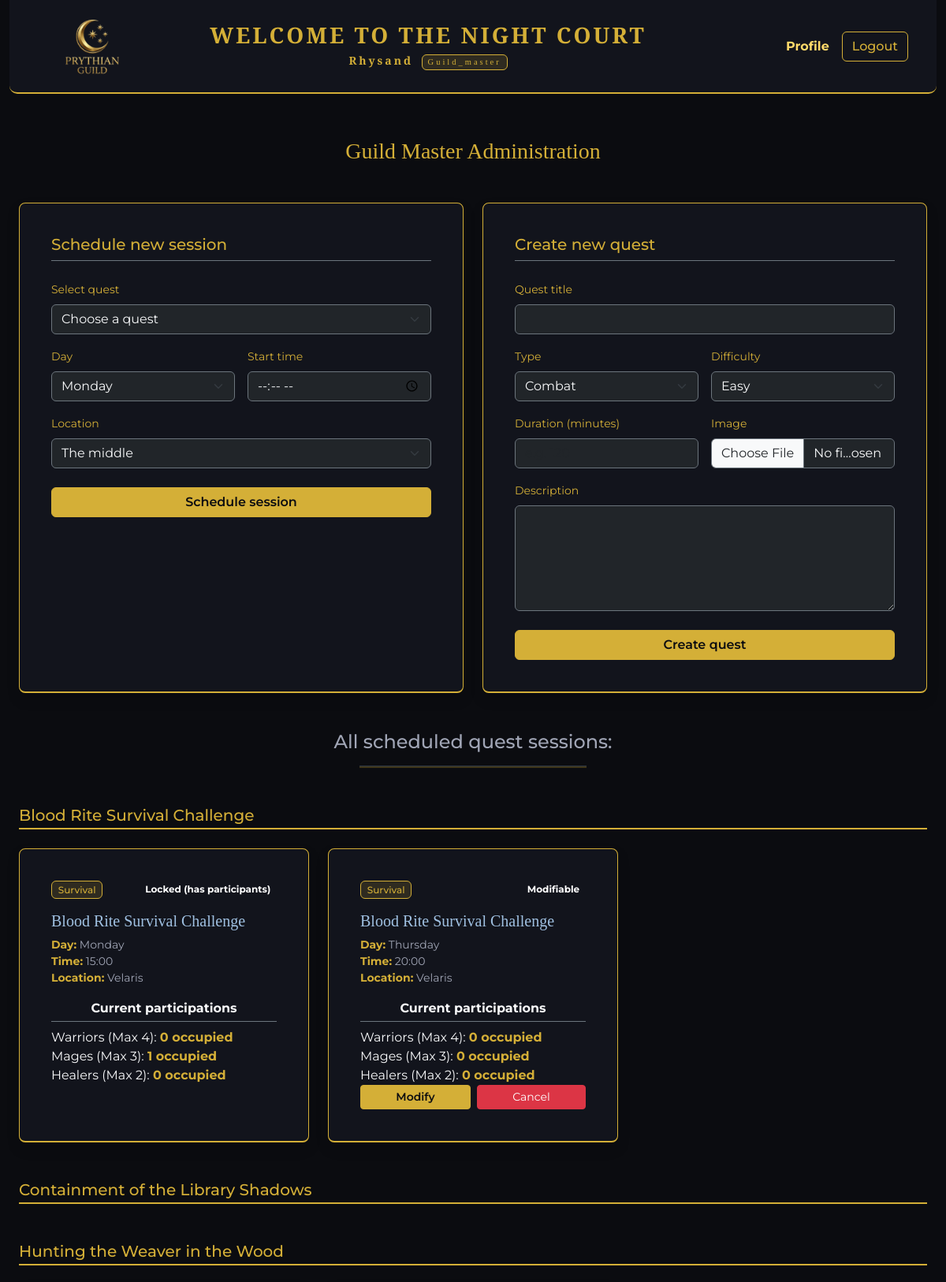
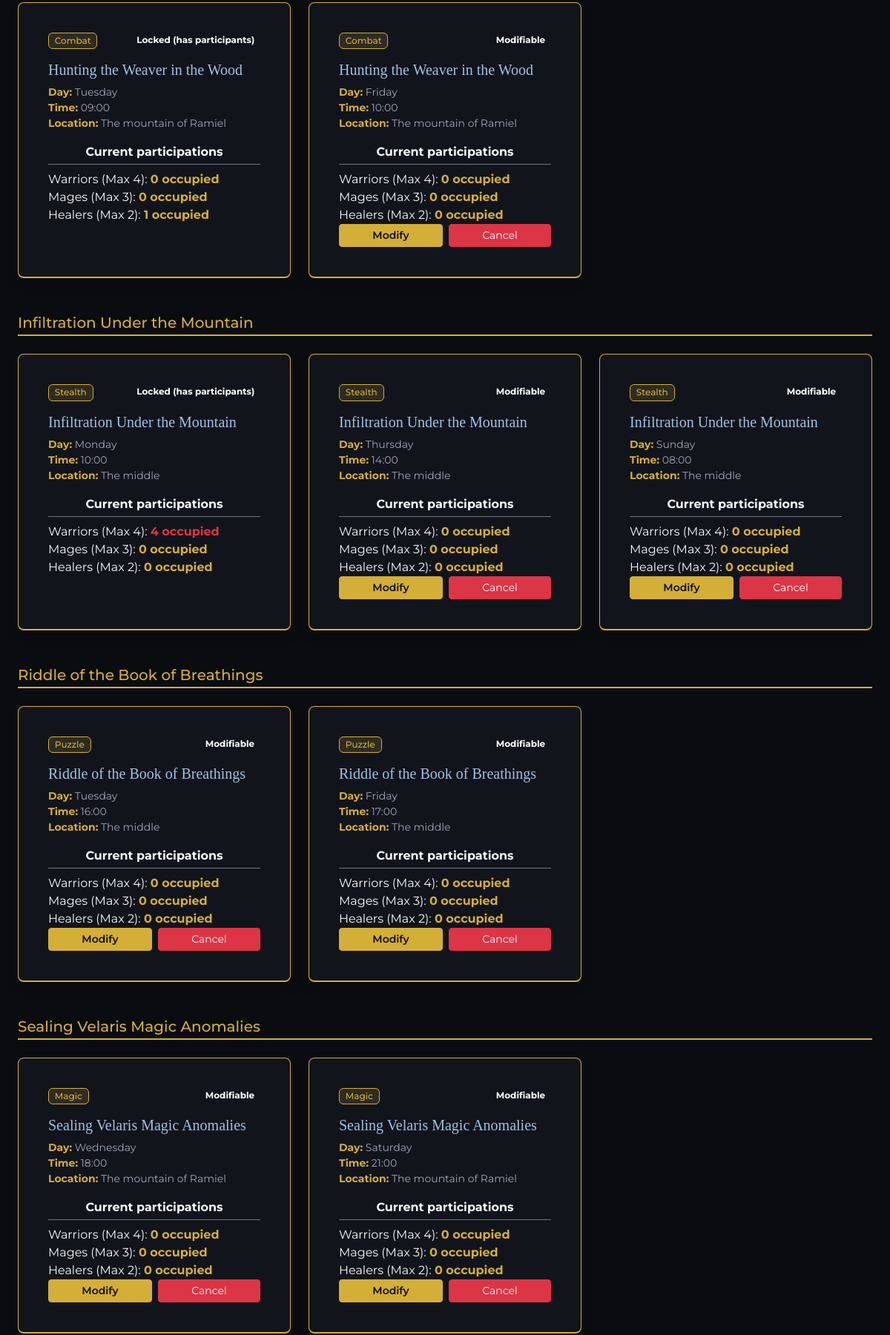
Page /profile_guild (signed in, upper part) on the committed database (2 pictures, top to bottom).
### tables this page shows
CREATE TABLE "Users" (
	"id"	INTEGER NOT NULL UNIQUE,
	"username"	TEXT NOT NULL UNIQUE,
	"email"	TEXT NOT NULL UNIQUE,
	"password"	TEXT NOT NULL,
	"role"	TEXT NOT NULL,
	PRIMARY KEY("id" AUTOINCREMENT)
);

CREATE TABLE "Quests" (
	"id"	INTEGER NOT NULL UNIQUE,
	"title"	TEXT NOT NULL,
	"duration"	INTEGER NOT NULL,
	"type"	TEXT NOT NULL,
	"difficulty"	TEXT NOT NULL,
	"description"	TEXT NOT NULL,
	"image"	TEXT NOT NULL,
	PRIMARY KEY("id" AUTOINCREMENT)
);

### app.py (the view)
@app.route('/profile_guild')
@login_required
def profile_guild():
    if current_user.role != 'guild_master':
        flash("This page is only available to Guild Master.", "danger")
        return redirect(url_for('home'))
    pre_sessions = quests_dao.get_all_sessions()
    all_sessions = []
    for s in pre_sessions:
        session_dict = dict(s)
        taken_places = registrations_dao.get_places_taken(session_dict['id'])
        session_dict['taken_places'] = taken_places
        session_dict['total_taken'] = sum(taken_places.values())
        session_dict['day'] = session_dict['day'].lower()
        all_sessions.append(session_dict)
    all_sessions.sort(key=session_sort_key)
    all_quests = quests_dao.get_all_quests()
    return render_template('profile_guild.html', all_sessions=all_sessions, all_quests=all_quests)

### templates/profile_guild.html (shortened to what this page needs)
{% extends 'base.html' %}
{% block content %}
<div class="container my-4">
    <div class="text-center mb-5">
        <h3 class="text-gold font-cinzel mb-2">Guild Master Administration</h3>
    </div>
    <div class="row align-items-stretch mb-5">
        <div class="col-lg-6 mb-4 mb-lg-0">
            <div class="card h-100 filter-panel text-light border-gold shadow">
                <div class="card-body">
                    <h5 class="card-title text-gold mb-4 border-bottom border-secondary pb-2">
                         Schedule new session
                    </h5>
                    <form action="{{ url_for('schedule_session') }}" method="POST">
                        <div class="row g-3">
                            <div class="col-12">
                                <label class="form-label text-gold small">Select quest</label>
                                <select name="quest_id" class="form-select bg-dark text-light border-secondary"
                                    required>
                                    <option value="" disabled selected> Choose a quest </option>
                                </select>
                            </div>
                            <div class="col-md-6">
                                <label class="form-label text-gold small">Day</label>
                                <select name="day" class="form-select bg-dark text-light border-secondary" required>
                                    {% for d in ['monday', 'tuesday', 'wednesday', 'thursday', 'friday', 'saturday',
                                    'sunday'] %}
                                    <option value="{{ d }}">{{ d | capitalize }}</option>
                                    {% endfor %}
                                </select>
                            </div>
                            <div class="col-md-6">
                                <label class="form-label text-gold small">Start time</label>
                                <input type="time" name="start_time"
                                    class="form-control bg-dark text-light border-secondary" required>
                            </div>
                            <div class="col-12">
                                <label class="form-label text-gold small">Location</label>
                                <select name="location" class="form-select bg-dark text-light border-secondary"
                                    required>
                                    <option value="The middle">The middle</option>
                                </select>
                            </div>
                            <div class="col-12 mt-4 text-end">
                                <button type="submit" class="btn btn-gold w-100">Schedule session</button>
                            </div>
                        </div>
                    </form>
                </div>
            </div>
        </div>
        <div class="col-lg-6">
            <div class="card h-100 filter-panel text-light border-gold shadow">
                <div class="card-body">
                    <h5 class="card-title text-gold mb-4 border-bottom border-secondary pb-2">
                         Create new quest
                    </h5>
                    <form action="{{ url_for('create_quest') }}" method="POST" enctype="multipart/form-data">
                        <div class="row g-3">
                            <div class="col-12">
                                <label class="form-label text-gold small">Quest title</label>
                                <input type="text" name="title" class="form-control bg-dark text-light border-secondary"
                                     required>
                            </div>
                            <div class="col-md-6">
                                <label class="form-label text-gold small">Type</label>
                                <select name="type" class="form-select bg-dark text-light border-secondary" required>
                                    {% for t in ['combat', 'exploration', 'puzzle', 'stealth', 'magic', 'survival'] %}
                                    <option value="{{ t }}">{{ t | capitalize }}</option>
                                    {% endfor %}
                                </select>
                            </div>
                            <div class="col-md-6">
                                <label class="form-label text-gold small">Difficulty</label>
                                <select name="difficulty" class="form-select bg-dark text-light border-secondary"
                                    required>
                                    {% for diff in ['easy', 'medium', 'hard', 'legendary'] %}
                                    <option value="{{ diff }}">{{ diff | capitalize }}</option>
                                    {% endfor %}
                                </select>
                            </div>
                            <div class="col-md-6">
                                <label class="form-label text-gold small">Duration (minutes)</label>
                                <input type="number" name="duration"
                                    class="form-control bg-dark text-light border-secondary" min="15" step="15"
                                    placeholder="e.g. 120" required>
                            </div>
                            <div class="col-md-6">
                                <label class="form-label text-gold small">Image</label>
                                <input type="file" name="image" class="form-control bg-dark text-light border-secondary"
                                    placeholder="e.g. quest_default.png" accept="image/png, image/jpeg" required>
                            </div>
                            <div class="col-12">
                                <label class="form-label text-gold small">Description</label>
                                <textarea name="description" class="form-control bg-dark text-light border-secondary"
                                    rows="5" required></textarea>
                            </div>
                            <div class="col-12 mt-4 text-end">
                                <button type="submit" class="btn btn-gold w-100">Create quest</button>
                            </div>
                        </div>
                    </form>
                </div>
            </div>
        </div>
    </div>
    <div class="text-center mb-4 mt-5">
        <h4 class="text-muted-dark">All scheduled quest sessions:</h4>
        <hr class="border-gold w-25 mx-auto">
    </div>
    <div class="row">
        {% for quest in all_quests %}
            <div class="col-12 mt-4 mb-3">
                <h5 class="text-gold border-bottom border-gold pb-1">{{ quest.title }}</h5>
            </div>
            {% for session in all_sessions %}
                {% if session.quest_id == quest.id %}
                <div class="col-md-6 col-lg-4 mb-4">
                    <div class="card h-100 filter-panel border-gold text-light shadow">
                        <div class="card-body d-flex flex-column">
                            <div class="d-flex justify-content-between align-items-start mb-2">
                                <span class="badge bg-secondary-gold">{{ session.quest_type | capitalize }}</span>
                                {% if session.total_taken == 0 %}
                                <span class="badge status-badge status-open">Modifiable</span>
                                {% else %}
                                <span class="badge status-badge status-locked">Locked (has participants)</span>
                                {% endif %}
                            </div>
                            <h5 class="card-title quest-card-title my-2">{{ session.title }}</h5>
                            <p class="card-text small mb-3 text-muted-dark">
                                <strong class="text-gold">Day:</strong> {{ session.day | capitalize }}<br>
                                <strong class="text-gold">Time:</strong> {{ session.start_time }}<br>
                                <strong class="text-gold">Location:</strong> {{ session.location }}
                            </p>
                            <div class="text-center mb-2 border-bottom border-secondary pb-1">
                                <strong class="text-light">Current participations</strong>
                            </div>
                            <div class="role-row">
                                <span>Warriors (Max 4):</span>
                                <strong class="{% if session.taken_places.warrior == 4 %}text-danger{% else %}text-gold{% endif %}">
                                    {{ session.taken_places.warrior }} occupied
                                </strong>
                            </div>
                            <div class="role-row">
                                <span>Mages (Max 3):</span>
                                <strong class="{% if session.taken_places.mage == 3 %}text-danger{% else %}text-gold{% endif %}">
                                    {{ session.taken_places.mage }} occupied
                                </strong>
                            </div>
                            <div class="role-row">
                                <span>Healers (Max 2):</span>
                                <strong class="{% if session.taken_places.healer == 2 %}text-danger{% else %}text-gold{% endif %}">
                                    {{ session.taken_places.healer }} occupied
                                </strong>
                            </div>
                            <div class="mt-auto d-flex gap-2">
                                {% if session.total_taken == 0 %}
                                <button type="button" class="btn btn-gold btn-sm flex-fill" data-bs-toggle="modal"
                                    data-bs-target="#modifySessionModal{{ session.id }}">Modify</button>
                                <form method="POST" action="{{ url_for('delete_session', session_id=session.id) }}"
                                    class="flex-fill">
                                    <button type="submit" class="btn btn-danger btn-sm w-100">Cancel</button>
                                </form>
                                {% endif %}
                            </div>
                        </div>
                    </div>
                </div>
                {% endif %}
            {% endfor %}
        {% endfor %}
    </div>
</div>
</div>
{% endblock %}

### templates/base.html (shortened to what this page needs)
<!DOCTYPE html>
<html lang="en">
<head>
  <link href="https://cdn.jsdelivr.net/npm/bootstrap@5.3.8/dist/css/bootstrap.min.css" rel="stylesheet"
>
  <link rel="stylesheet" href="https://cdn.jsdelivr.net/npm/bootstrap-icons@1.13.1/font/bootstrap-icons.min.css">
  <link rel="stylesheet" href="https://cdn-uicons.flaticon.com/2.6.0/uicons-regular-straight/css/uicons-regular-straight.css">
  <link rel="stylesheet" href="https://cdn-uicons.flaticon.com/2.6.0/uicons-bold-rounded/css/uicons-bold-rounded.css">
  <link rel="stylesheet" href="{{ url_for('static', filename='styles/styles.css') }}">
</head>
<body>
  <div class="container">
    <header>
      <nav class="navbar navbar-dark custom-navbar border-bottom border-gold px-4 position-relative">
        <div class="container-fluid d-flex align-items-center justify-content-between py-2">
          <div class="d-flex align-items-center">
            <a class="navbar-brand me-0" href="{{ url_for('home') }}">
              <img src="{{ url_for('static', filename='images/logo.png') }}" alt="Logo" height="75">
            </a>
          </div>
          <div class="d-flex flex-column align-items-center text-center my-1 my-md-0 mx-auto">
            <h1
              class="title-text-gold m-0 {% if current_user.is_authenticated %}h3{% else %}display-6{% endif %} text-nowrap">
              WELCOME TO THE NIGHT COURT
            </h1>
            {% if current_user.is_authenticated %}
            <span class="title-text-gold small mt-1">
              <strong class="text-gold">{{ current_user.username }}</strong>
              <span class="badge bg-secondary-gold text-dark ms-1">{{ current_user.role | capitalize }}</span>
            </span>
            {% endif %}
          </div>
          <div class="d-flex align-items-center gap-3 ms-auto">
            {% if current_user.is_authenticated %}
            <a href="{% if current_user.role == 'adventurer' %} {{ url_for('profile_adventurer') }}
                     {% elif current_user.role == 'guild_master' %} {{ url_for('profile_guild') }}
                     {% else %} {{ url_for('profile_administrator') }}
                     {% endif %}" class="nav-link link-gold fw-bold ms-3"> Profile</a>
            <a href="{{ url_for('logout') }}" class="btn btn-outline-gold">Logout</a>
            {% endif %}
          </div>
        </div>
      </nav>
    </header>
    <main>
      {% block content %}
      {% endblock %}
</body>
</html>

### rows in the picture
Users: username "Rhysand", role "Guild_master"
Quests: title "Blood Rite Survival Challenge"
Quests: title "Containment of the Library Shadows"
Quests: title "Hunting the Weaver in the Wood"
Quests: title "Infiltration Under the Mountain"
Quests: title "Riddle of the Book of Breathings"
Quests: title "Sealing Velaris Magic Anomalies"

### other values in the picture
{{ session.quest_type | capitalize }} "Survival"
{{ session.title }} "Blood Rite Survival Challenge"
{{ session.day | capitalize }} "Monday"
{{ session.start_time }} "15:00"
{{ session.location }} "Velaris"
{{ session.taken_places.warrior }} "0"
{{ session.taken_places.mage }} "1"
{{ session.taken_places.healer }} "0"
{{ session.day | capitalize }} "Thursday"
{{ session.start_time }} "20:00"
{{ session.taken_places.mage }} "0"
{{ session.quest_type | capitalize }} "Combat"
{{ session.title }} "Hunting the Weaver in the Wood"
{{ session.day | capitalize }} "Tuesday"
{{ session.start_time }} "09:00"
